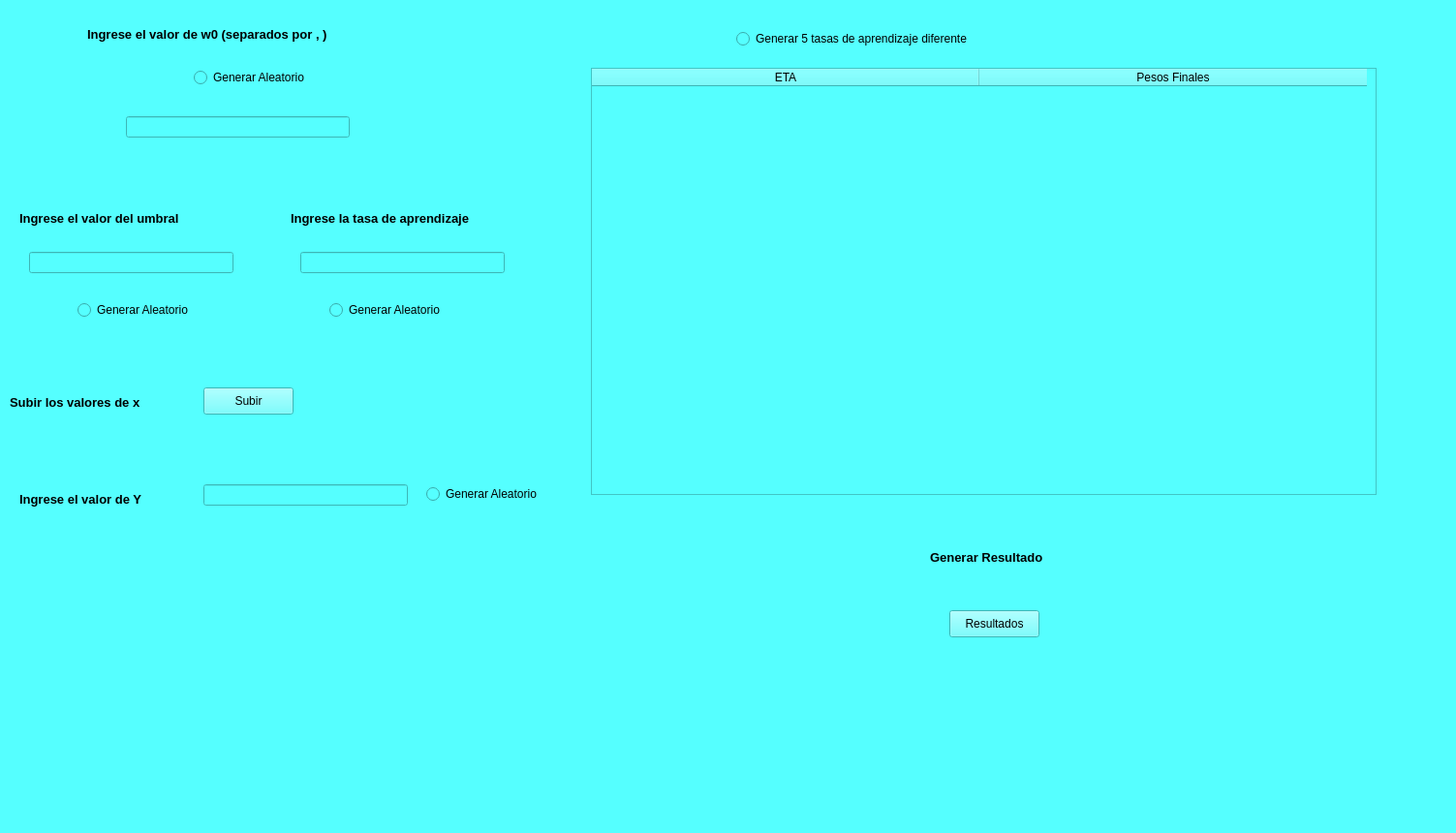
<?xml version="1.0" encoding="UTF-8"?>
<ui version="4.0">
 <class>MainWindow</class>
 <widget class="QMainWindow" name="MainWindow">
  <property name="geometry">
   <rect>
    <x>0</x>
    <y>0</y>
    <width>1503</width>
    <height>860</height>
   </rect>
  </property>
  <property name="windowTitle">
   <string>MainWindow</string>
  </property>
  <property name="styleSheet">
   <string notr="true">background-color: rgb(85, 255, 255);</string>
  </property>
  <widget class="QWidget" name="centralwidget">
   <widget class="QLabel" name="label">
    <property name="geometry">
     <rect>
      <x>20</x>
      <y>210</y>
      <width>231</width>
      <height>31</height>
     </rect>
    </property>
    <property name="text">
     <string>&lt;html&gt;&lt;head/&gt;&lt;body&gt;&lt;p&gt;&lt;span style=&quot; font-size:10pt; font-weight:600; color:#000000;&quot;&gt;Ingrese el valor del umbral&lt;/span&gt;&lt;/p&gt;&lt;/body&gt;&lt;/html&gt;</string>
    </property>
   </widget>
   <widget class="QTableWidget" name="tabla">
    <property name="geometry">
     <rect>
      <x>610</x>
      <y>70</y>
      <width>811</width>
      <height>441</height>
     </rect>
    </property>
    <property name="autoScrollMargin">
     <number>16</number>
    </property>
    <attribute name="horizontalHeaderMinimumSectionSize">
     <number>24</number>
    </attribute>
    <attribute name="horizontalHeaderDefaultSectionSize">
     <number>400</number>
    </attribute>
    <attribute name="verticalHeaderDefaultSectionSize">
     <number>50</number>
    </attribute>
    <column>
     <property name="text">
      <string>ETA</string>
     </property>
    </column>
    <column>
     <property name="text">
      <string>Pesos Finales</string>
     </property>
    </column>
   </widget>
   <widget class="QLineEdit" name="umbral">
    <property name="geometry">
     <rect>
      <x>30</x>
      <y>260</y>
      <width>211</width>
      <height>22</height>
     </rect>
    </property>
   </widget>
   <widget class="QLabel" name="label_2">
    <property name="geometry">
     <rect>
      <x>300</x>
      <y>210</y>
      <width>261</width>
      <height>31</height>
     </rect>
    </property>
    <property name="text">
     <string>&lt;html&gt;&lt;head/&gt;&lt;body&gt;&lt;p&gt;&lt;span style=&quot; font-size:10pt; font-weight:600; color:#000000;&quot;&gt;Ingrese la tasa de aprendizaje&lt;/span&gt;&lt;/p&gt;&lt;/body&gt;&lt;/html&gt;</string>
    </property>
   </widget>
   <widget class="QLineEdit" name="umbral_2">
    <property name="geometry">
     <rect>
      <x>310</x>
      <y>260</y>
      <width>211</width>
      <height>22</height>
     </rect>
    </property>
   </widget>
   <widget class="QLabel" name="label_3">
    <property name="geometry">
     <rect>
      <x>10</x>
      <y>400</y>
      <width>191</width>
      <height>31</height>
     </rect>
    </property>
    <property name="text">
     <string>&lt;html&gt;&lt;head/&gt;&lt;body&gt;&lt;p&gt;&lt;span style=&quot; font-size:10pt; font-weight:600; color:#000000;&quot;&gt;Subir los valores de x&lt;/span&gt;&lt;/p&gt;&lt;/body&gt;&lt;/html&gt;</string>
    </property>
   </widget>
   <widget class="QPushButton" name="botonValores">
    <property name="geometry">
     <rect>
      <x>210</x>
      <y>400</y>
      <width>93</width>
      <height>28</height>
     </rect>
    </property>
    <property name="text">
     <string>Subir</string>
    </property>
   </widget>
   <widget class="QPushButton" name="botonResultados">
    <property name="geometry">
     <rect>
      <x>980</x>
      <y>630</y>
      <width>93</width>
      <height>28</height>
     </rect>
    </property>
    <property name="text">
     <string>Resultados</string>
    </property>
   </widget>
   <widget class="QLabel" name="label_4">
    <property name="geometry">
     <rect>
      <x>960</x>
      <y>560</y>
      <width>201</width>
      <height>31</height>
     </rect>
    </property>
    <property name="text">
     <string>&lt;html&gt;&lt;head/&gt;&lt;body&gt;&lt;p&gt;&lt;span style=&quot; font-size:10pt; font-weight:600; color:#000000;&quot;&gt;Generar Resultado&lt;/span&gt;&lt;/p&gt;&lt;/body&gt;&lt;/html&gt;</string>
    </property>
   </widget>
   <widget class="QRadioButton" name="aleatorioUmbral">
    <property name="geometry">
     <rect>
      <x>80</x>
      <y>310</y>
      <width>141</width>
      <height>20</height>
     </rect>
    </property>
    <property name="text">
     <string>Generar Aleatorio</string>
    </property>
    <property name="autoExclusive">
     <bool>false</bool>
    </property>
   </widget>
   <widget class="QRadioButton" name="aleatorioAprendizaje">
    <property name="geometry">
     <rect>
      <x>340</x>
      <y>310</y>
      <width>141</width>
      <height>20</height>
     </rect>
    </property>
    <property name="text">
     <string>Generar Aleatorio</string>
    </property>
    <property name="autoExclusive">
     <bool>false</bool>
    </property>
   </widget>
   <widget class="QLabel" name="label_5">
    <property name="geometry">
     <rect>
      <x>90</x>
      <y>20</y>
      <width>371</width>
      <height>31</height>
     </rect>
    </property>
    <property name="text">
     <string>&lt;html&gt;&lt;head/&gt;&lt;body&gt;&lt;p&gt;&lt;span style=&quot; font-size:10pt; font-weight:600; color:#000000;&quot;&gt;Ingrese el valor de w0 (separados por , )&lt;/span&gt;&lt;/p&gt;&lt;/body&gt;&lt;/html&gt;</string>
    </property>
   </widget>
   <widget class="QLineEdit" name="valorW">
    <property name="geometry">
     <rect>
      <x>130</x>
      <y>120</y>
      <width>231</width>
      <height>22</height>
     </rect>
    </property>
   </widget>
   <widget class="QRadioButton" name="aleatorioW">
    <property name="geometry">
     <rect>
      <x>200</x>
      <y>70</y>
      <width>141</width>
      <height>20</height>
     </rect>
    </property>
    <property name="text">
     <string>Generar Aleatorio</string>
    </property>
    <property name="autoExclusive">
     <bool>false</bool>
    </property>
   </widget>
   <widget class="QRadioButton" name="diversasTasas">
    <property name="geometry">
     <rect>
      <x>760</x>
      <y>30</y>
      <width>301</width>
      <height>20</height>
     </rect>
    </property>
    <property name="text">
     <string>Generar 5 tasas de aprendizaje diferente</string>
    </property>
    <property name="autoExclusive">
     <bool>false</bool>
    </property>
   </widget>
   <widget class="QLabel" name="label_6">
    <property name="geometry">
     <rect>
      <x>20</x>
      <y>500</y>
      <width>231</width>
      <height>31</height>
     </rect>
    </property>
    <property name="text">
     <string>&lt;html&gt;&lt;head/&gt;&lt;body&gt;&lt;p&gt;&lt;span style=&quot; font-size:10pt; font-weight:600; color:#000000;&quot;&gt;Ingrese el valor de Y&lt;/span&gt;&lt;/p&gt;&lt;/body&gt;&lt;/html&gt;</string>
    </property>
   </widget>
   <widget class="QRadioButton" name="aleatorioValores_2">
    <property name="geometry">
     <rect>
      <x>440</x>
      <y>500</y>
      <width>141</width>
      <height>20</height>
     </rect>
    </property>
    <property name="text">
     <string>Generar Aleatorio</string>
    </property>
    <property name="autoExclusive">
     <bool>false</bool>
    </property>
   </widget>
   <widget class="QLineEdit" name="valorY">
    <property name="geometry">
     <rect>
      <x>210</x>
      <y>500</y>
      <width>211</width>
      <height>22</height>
     </rect>
    </property>
   </widget>
  </widget>
  <widget class="QMenuBar" name="menubar">
   <property name="geometry">
    <rect>
     <x>0</x>
     <y>0</y>
     <width>1503</width>
     <height>26</height>
    </rect>
   </property>
  </widget>
  <widget class="QStatusBar" name="statusbar"/>
 </widget>
 <resources/>
 <connections/>
</ui>
